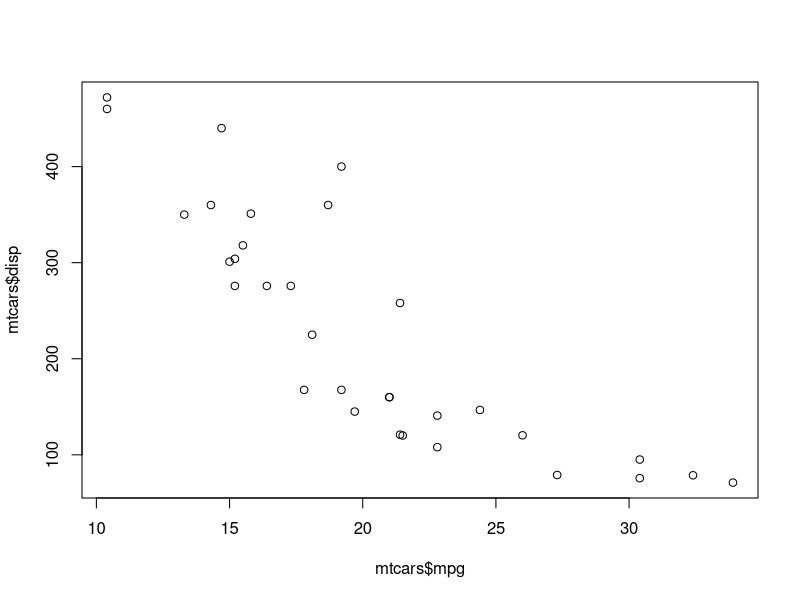
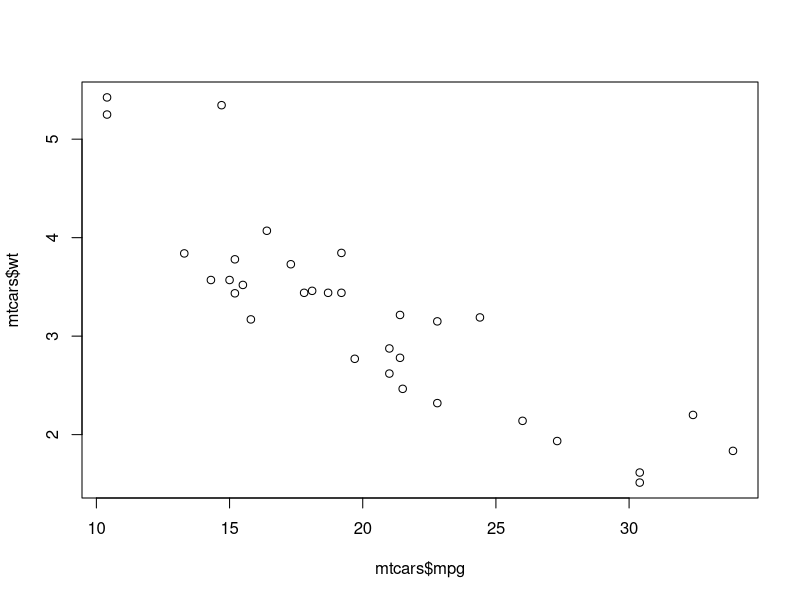
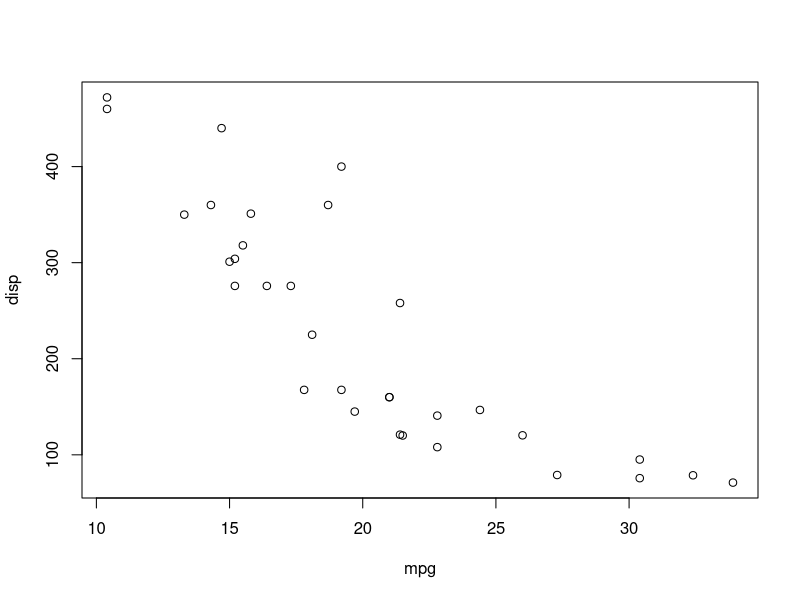
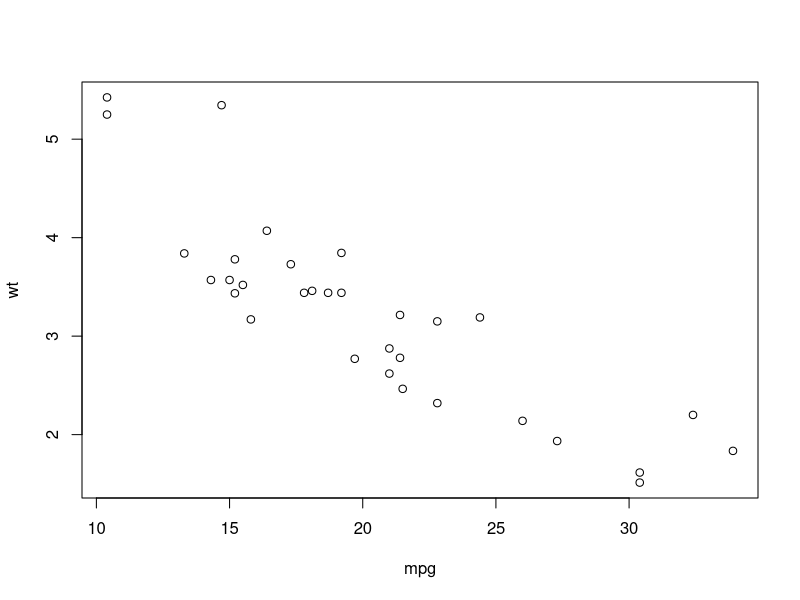
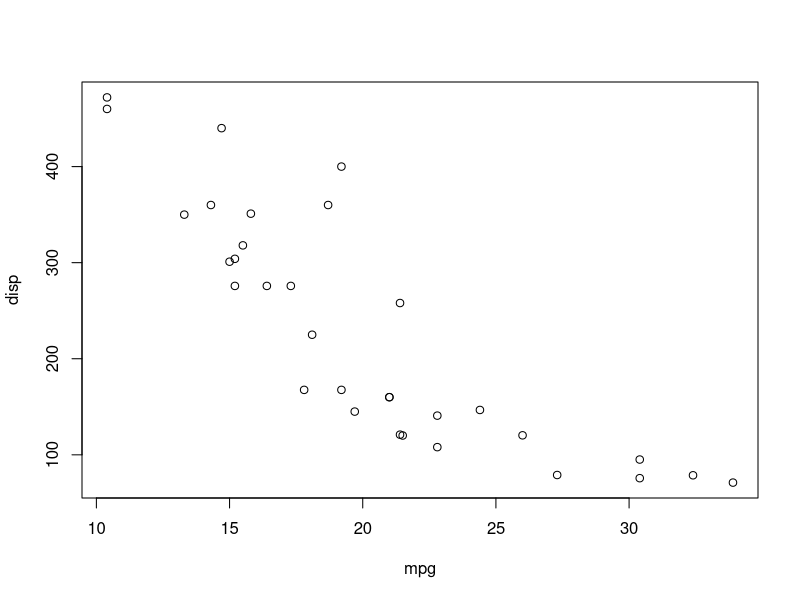
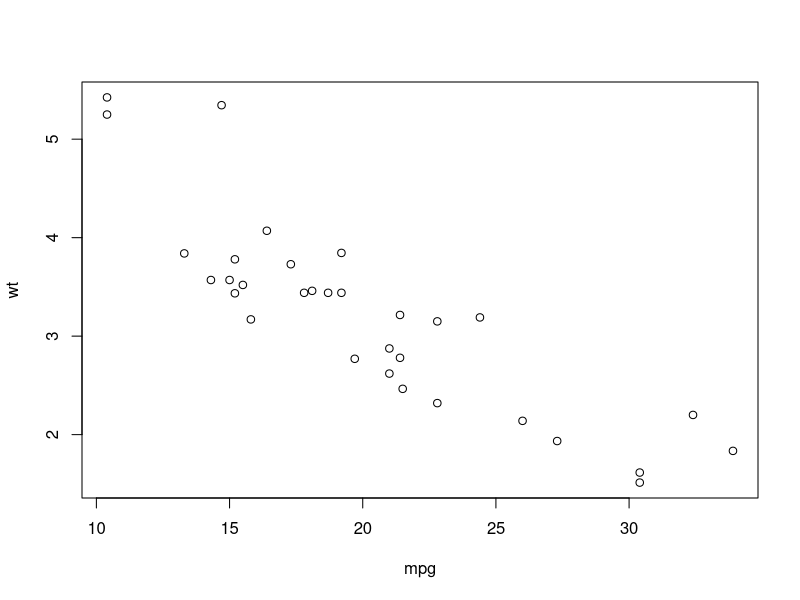
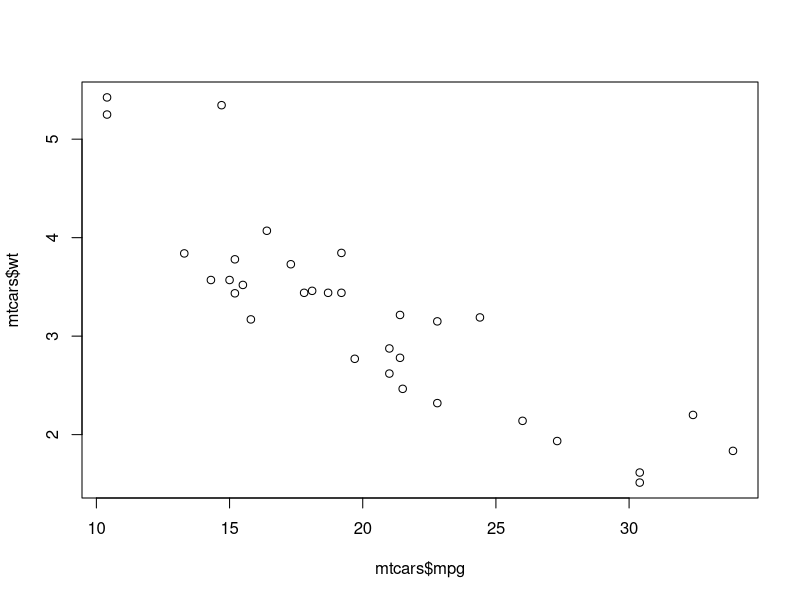
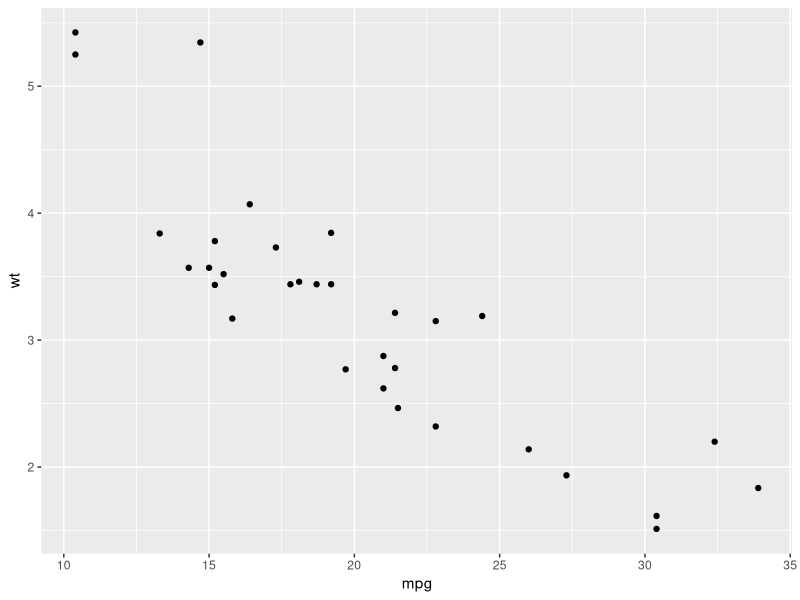

Reproduce these figures in R, in order.
## ---- chunk 1
summary(mtcars$mpg)
plot(mtcars$mpg, mtcars$disp)
plot(mtcars$mpg, mtcars$wt)
## ---- chunk 2
attach(mtcars)
summary(mpg)
plot(mpg, disp)
plot(mpg, wt)
detach(mtcars)
## ---- chunk 3
with(mtcars, {
       summary(mpg, disp, wt)
       plot(mpg, disp)
       plot(mpg, wt)}
       )
## ---- chunk 4
with(mtcars, {
        nokeepstats <- summary(mpg)
        keepstats <<- summary(mpg)}
        )
## ---- chunk 5
# create
v1 <- c(1:10)
v2 <- c("life", "is", "short")
m1 <- matrix(c(1:9), nrow=3)
f1 <- factor(c("positive", "negative", "negative", "neutral", "positive"))
name <- c("shukai", "shikai", "yuyun")
R <- c(60, 90, 92)
PYTHON <- c(60, 95, 93)
piano <- c("great", "ok","ok")
df1 <- data.frame(name, R, PYTHON, piano)
mylist <- list(v1,v2,m1,f1, df1)
# 命名(注意語法！)
mylist <- list(num = v1, char = v2, mat = m1, fac = f1, daframe = df1)
## ---- chunk 6
## access: three ways: [[index]], [[element.name]], list$element.name
mylist[[1]]
mylist[["num"]]
mylist$num
## ---- chunk 7
plot(x = mtcars$mpg, y = mtcars$wt)
library(ggplot2)
qplot(mpg, wt, data=mtcars)
